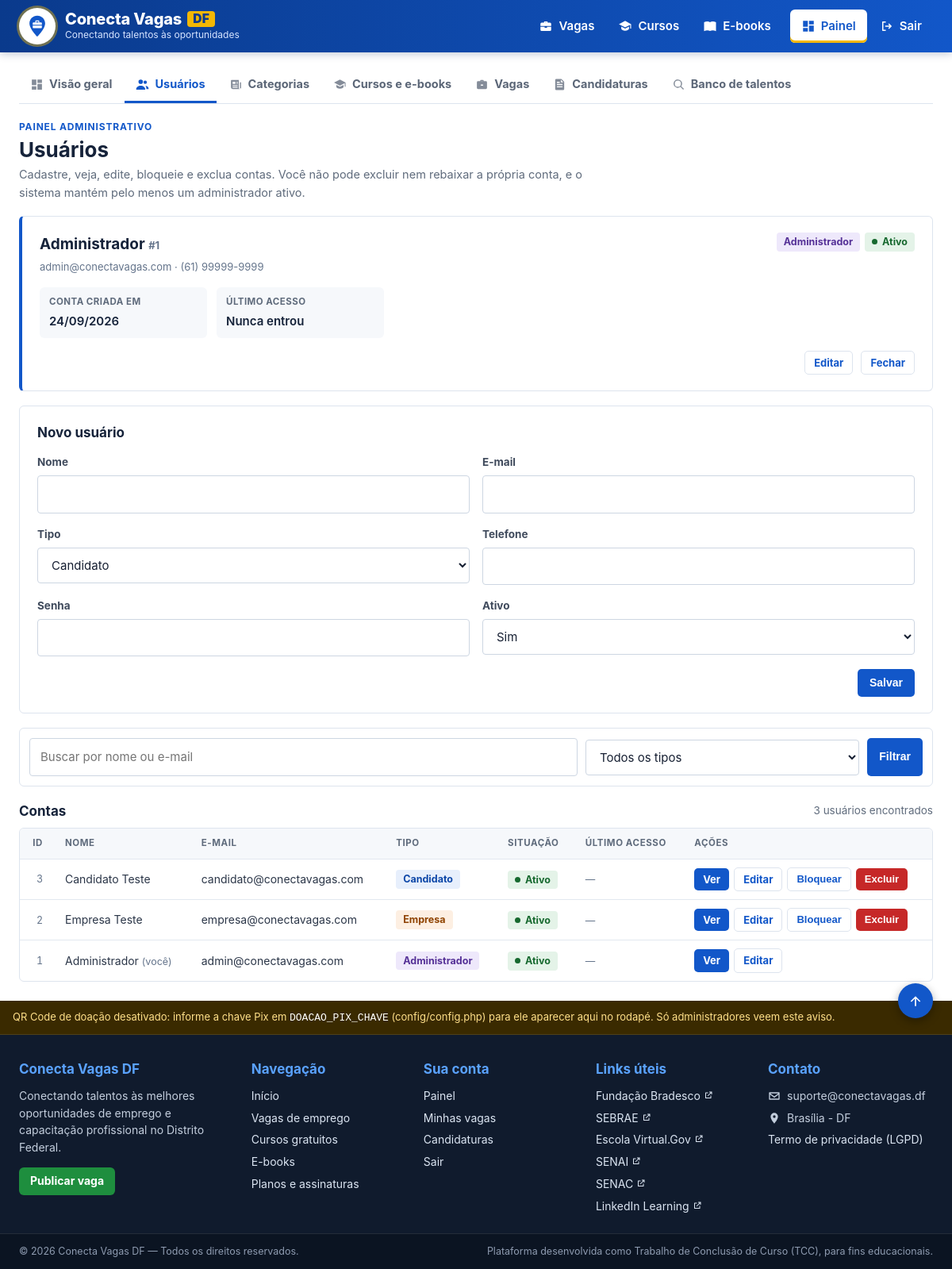
Page /admin/pages/usuarios.php?ver=1 (signed in) on the committed database.
### tables this page shows
CREATE TABLE usuarios (
 id INT AUTO_INCREMENT PRIMARY KEY,
 nome VARCHAR(255) NOT NULL,
 email VARCHAR(255) NOT NULL UNIQUE,
 senha VARCHAR(255) NOT NULL,
 tipo ENUM('admin','candidato','empresa') NOT NULL DEFAULT 'candidato',
 telefone VARCHAR(30),
 ativo TINYINT(1) NOT NULL DEFAULT 1,
 ultimo_acesso DATETIME NULL,
 created_at DATETIME NOT NULL DEFAULT CURRENT_TIMESTAMP,
 INDEX idx_usuario_tipo(tipo), INDEX idx_usuario_ativo(ativo)
);

CREATE TABLE perfis (
 id INT AUTO_INCREMENT PRIMARY KEY,
 usuario_id INT NOT NULL UNIQUE,
 titulo_profissional VARCHAR(255),
 bio TEXT,
 data_nascimento DATE NULL,
 cidade VARCHAR(100) DEFAULT 'Brasília',
 uf VARCHAR(2) DEFAULT 'DF',
 nome_fantasia VARCHAR(255),
 cnpj VARCHAR(20),
 setor VARCHAR(100),
 site VARCHAR(255),
 habilidades TEXT,
 experiencias TEXT,
 formacao TEXT,
 cursos_complementares TEXT,
 informacoes_adicionais TEXT,
 idiomas TEXT,
 competencias TEXT,
 nivel_experiencia ENUM('estagiario','junior','pleno','senior') DEFAULT 'junior',
 disponibilidade VARCHAR(100),
 objetivo TEXT,
 links TEXT,
 cnh VARCHAR(5),
 pretensao_salarial VARCHAR(60),
 foto VARCHAR(255),
 publico TINYINT(1) NOT NULL DEFAULT 1,
 aceite_lgpd TINYINT(1) NOT NULL DEFAULT 0,
 aceite_em DATETIME NULL,
 created_at DATETIME NOT NULL DEFAULT CURRENT_TIMESTAMP,
 updated_at DATETIME NOT NULL DEFAULT CURRENT_TIMESTAMP ON UPDATE CURRENT_TIMESTAMP,
 FOREIGN KEY(usuario_id) REFERENCES usuarios(id) ON DELETE CASCADE
);

### app/Views/admin/usuarios.php (the view, shortened to what the rows shown need)
<?php
$filtrosLista = ['tipo' => $filtroTipo, 'q' => $busca];
?>
<div class="pn">
<?=painel_cabecalho('Usuários', 'Cadastre, veja, edite, bloqueie e exclua contas. Você não pode excluir nem rebaixar a própria conta, e o sistema mantém pelo menos um administrador ativo.')?>
<?php if ($ver): ?>
<section class="form pn-ficha" aria-labelledby="ficha-titulo">
    <div class="pn-ficha-topo">
        <div>
            <h2 id="ficha-titulo"><?=e($ver['nome'])?> <small class="meta">#<?=(int)$ver['id']?></small></h2>
            <p class="meta"><?=e($ver['email'])?><?=$ver['telefone'] ? ' · '.e($ver['telefone']) : ''?></p>
        </div>
        <div class="actions">
            <?=painel_status((string)$ver['tipo'])?> <?=$ver['ativo'] ? painel_status('ativo', 'Ativo') : painel_status('bloqueado', 'Bloqueado')?>
        </div>
    </div>
    <dl class="pn-ficha-dados">
        <div><dt>Conta criada em</dt><dd><?=date('d/m/Y', strtotime((string)$ver['created_at']))?></dd></div>
        <div><dt>Último acesso</dt><dd><?=$ver['ultimo_acesso'] ? date('d/m/Y H:i', strtotime((string)$ver['ultimo_acesso'])) : 'Nunca entrou'?></dd></div>
    </dl>
    <div class="form-actions">
        <a class="btn btn-sm btn-outline" href="?edit=<?=(int)$ver['id']?>#form-usuario">Editar</a>
        <a class="btn btn-sm btn-outline" href="<?=url('admin/pages/usuarios.php')?>">Fechar</a>
    </div>
</section>
<?php endif; ?>
<div class="form">
    <h2 class="pn-form-titulo" id="form-usuario"><?= $edit ? 'Editar usuário #'.(int)$edit['id'] : 'Novo usuário' ?></h2>
</div>
<div class="pn-contagem"><h2>Contas</h2><span><?=gf_num(count($usuarios))?> <?=gf_plural(count($usuarios), 'usuário encontrado', 'usuários encontrados')?></span></div>
<div class="table-wrap"><table class="table">
    <tr><th class="num">ID</th><th>Nome</th><th>E-mail</th><th>Tipo</th><th>Situação</th><th>Último acesso</th><th>Ações</th></tr>
    <?php foreach ($usuarios as $x): $eu = (int)$x['id'] === $meuId; ?>
    <tr>
        <td class="num meta"><?=(int)$x['id']?></td><td><?=e($x['nome'])?><?=$eu ? ' <small class="meta">(você)</small>' : ''?></td><td><?=e($x['email'])?></td>
        <td><?=painel_status((string)$x['tipo'])?></td>
        <td><?=$x['ativo'] ? painel_status('ativo', 'Ativo') : painel_status('bloqueado', 'Bloqueado')?></td>
        <td class="meta"><?=$x['ultimo_acesso'] ? date('d/m/Y H:i', strtotime($x['ultimo_acesso'])) : '—'?></td>
        <td><div class="actions">
            <a class="btn btn-sm" href="?ver=<?=(int)$x['id']?><?=$filtroTipo !== '' ? '&amp;tipo='.e($filtroTipo) : ''?><?=$busca !== '' ? '&amp;q='.e(urlencode($busca)) : ''?>">Ver<span class="sr-only"> <?=e($x['nome'])?></span></a>
            <a class="btn btn-sm btn-outline" href="?edit=<?=(int)$x['id']?>#form-usuario">Editar</a>
            <?php if (!$eu): ?>
                <?=$x['ativo'] ? painel_acao('desativar', (int)$x['id'], 'Bloquear', 'btn-outline', 'Bloquear esta conta? A pessoa perde o acesso na hora.', $filtrosLista) : painel_acao('ativar', (int)$x['id'], 'Ativar', 'btn-outline', '', $filtrosLista)?>
                <?=painel_acao('excluir', (int)$x['id'], 'Excluir', 'btn-danger', 'Excluir este usuário e todos os dados dele? Esta ação não pode ser desfeita.')?>
            <?php endif; ?>
        </div></td>
    </tr>
    <?php endforeach; ?>
</table></div>
</div>

### app/Views/partials/graficos.php (shortened to what the rows shown need)
<?php
function painel_status(string $status, string $texto = ''): string {
    return '<span class="pn-st pn-st-'.e($status).'">'.e($texto !== '' ? $texto : rotulo($status)).'</span>';
}
function painel_acao(string $acao, int $id, string $texto, string $classe = 'btn-outline', string $confirmar = '', array $filtros = [], array $extras = []): string {
    $h = '<form method="post"><input type="hidden" name="csrf" value="'.e(csrf_token()).'">'
       .'<input type="hidden" name="acao" value="'.e($acao).'"><input type="hidden" name="id" value="'.$id.'">';
    return $h.'<button class="btn btn-sm '.e($classe).'"'.($confirmar !== '' ? ' data-confirm="'.e($confirmar).'"' : '').'>'.e($texto).'</button></form>';
}
function painel_cabecalho(string $titulo, string $descricao = '', string $acoes = ''): string {
    return '<header class="pn-cab"><div class="pn-cab-txt"><p class="pn-area">'.(isAdmin() ? 'Painel administrativo' : 'Painel da empresa').'</p>'
         .'<h1>'.e($titulo).'</h1>'.($descricao !== '' ? '<p class="pn-desc">'.e($descricao).'</p>' : '').'</div>'
         .($acoes !== '' ? '<div class="pn-cab-acoes">'.$acoes.'</div>' : '').'</header>';
}

### rows in the picture
usuarios: nome "Administrador", id "1", email "admin@conectavagas.com", telefone "(61) 99999-9999", tipo "Administrador", created_at "24/09/2026", shows "(você)", tipo "Administrador Ativo"
perfis: usuario "3", usuario.nome "Candidato Teste", usuario.email "candidato@conectavagas.com", usuario.tipo "Candidato Ativo", texto "Bloquear Excluir"
perfis: usuario "2", usuario.nome "Empresa Teste", usuario.email "empresa@conectavagas.com", usuario.tipo "Empresa Ativo", texto "Bloquear Excluir"

### other values in the picture
$rotulo "Visão geral"
$rotulo "Usuários"
$rotulo "Categorias"
$rotulo "Cursos e e-books"
$rotulo "Vagas"
$rotulo "Candidaturas"
$rotulo "Banco de talentos"
$titulo "Usuários"
$descricao "Cadastre, veja, edite, bloqueie e exclua contas. Você não pode excluir nem rebaixar a própria conta, e o sistema mantém pelo menos um administrador ativo."
$texto !== '' ? $texto : rotulo($status) "Ativo"
gf_num(count($usuarios)) "3"
$nomeLink "Fundação Bradesco"
$nomeLink "SEBRAE"
$nomeLink "Escola Virtual.Gov"
$nomeLink "SENAI"
